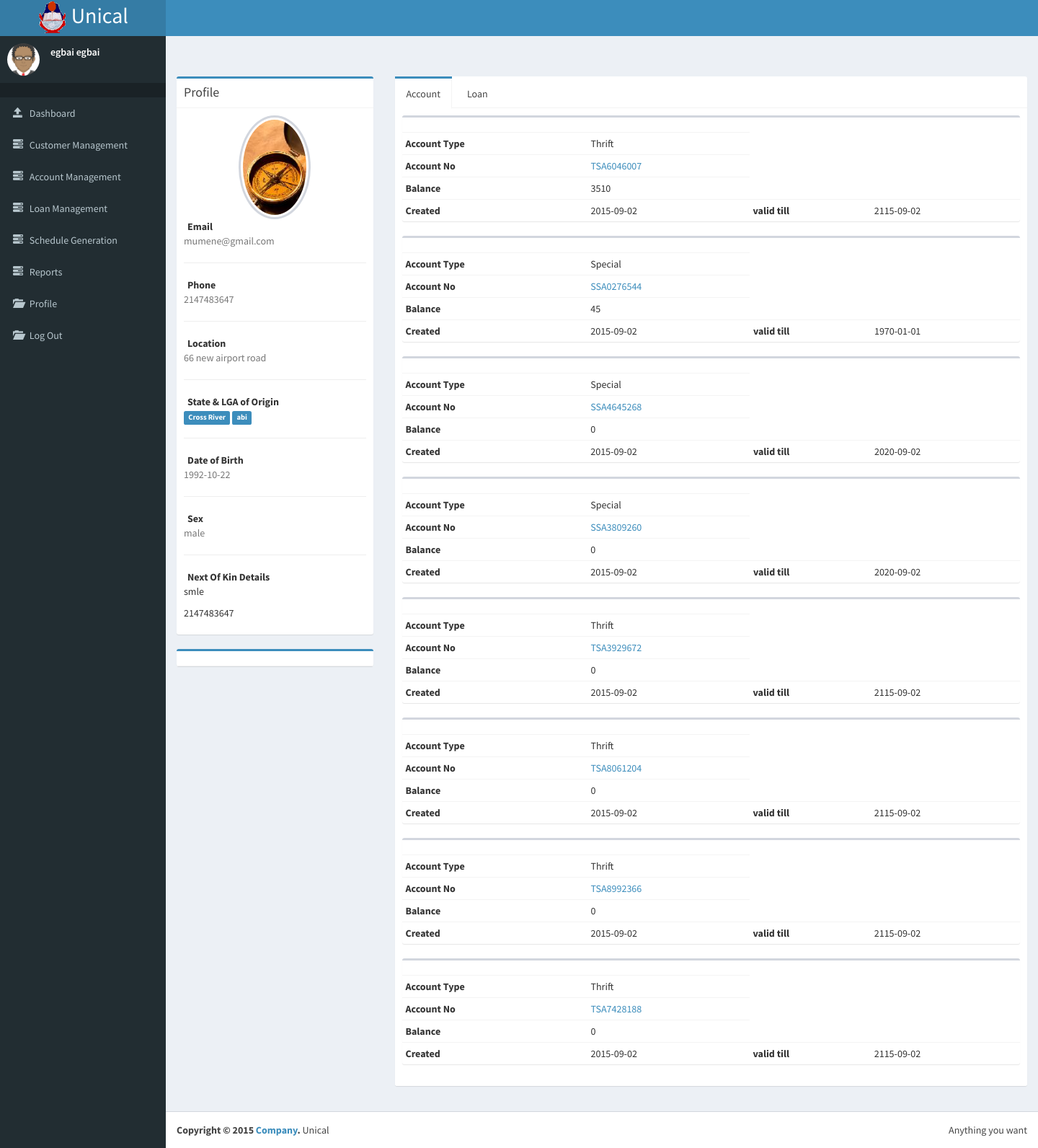
The app's page /teller/index.php?page=../profile_search&id=5 (signed in), older data.
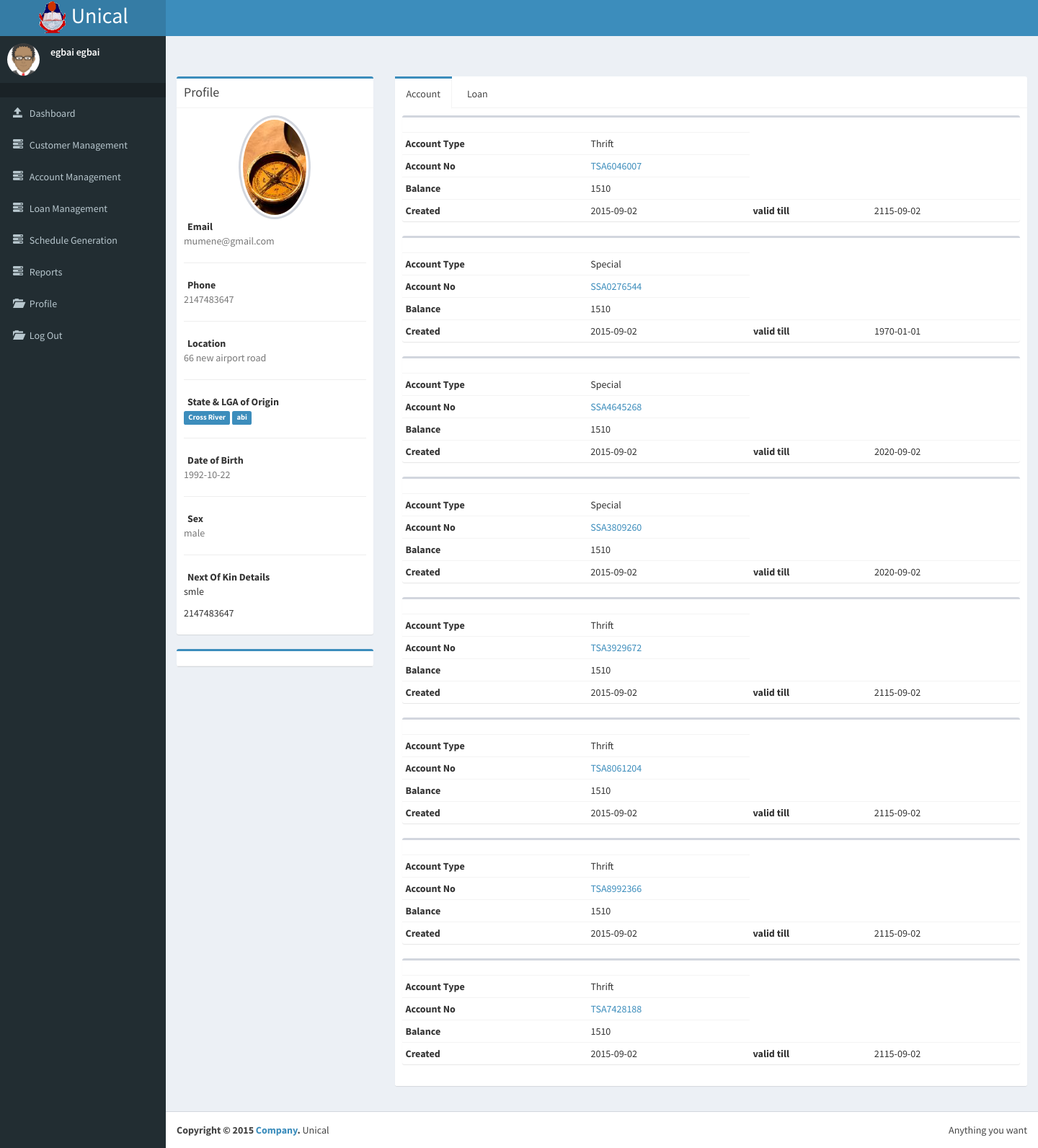
The same page, newer data.
### tables this page shows
CREATE TABLE IF NOT EXISTS `customer` (
`id` int(11) NOT NULL,
  `middle_name` varchar(30) NOT NULL,
  `dob` date NOT NULL,
  `sex` text NOT NULL,
  `img_url` varchar(196) DEFAULT NULL,
  `faculty` int(11) DEFAULT NULL,
  `dept` int(11) DEFAULT NULL,
  `address` text,
  `phone` int(196) DEFAULT NULL,
  `state` text,
  `lga` text,
  `nok_name` text,
  `n_phone` int(11) DEFAULT NULL,
  `reg_date` date NOT NULL,
  `uname` varchar(124) NOT NULL,
  `pwd` text NOT NULL,
  `priviledge` int(124) NOT NULL,
  `email` varchar(124) DEFAULT NULL,
  `title` varchar(20) DEFAULT NULL,
  `surname` varchar(50) NOT NULL,
  `firstname` varchar(50) NOT NULL,
  `employee_no` varchar(124) DEFAULT NULL
);

CREATE TABLE IF NOT EXISTS `account` (
`id` int(11) NOT NULL,
  `emp_id` varchar(124) NOT NULL,
  `balance` float NOT NULL,
  `acct_type` int(14) NOT NULL,
  `d_opened` date NOT NULL,
  `duration` date NOT NULL,
  `acct_no` varchar(124) NOT NULL,
  `save_amt` float NOT NULL,
  `acct_name` varchar(124) NOT NULL,
  `amt_todate` float DEFAULT NULL,
  `department` int(11) NOT NULL
);

### conf/db_connect.php (called while the page is built, shortened)
<?php
function query($string){
$rs = mysql_query($string) or die(mysql_error());
return $rs;
}
function db_pic($id){
  $result = query("SELECT img_url FROM customer WHERE id='$id'");
  $row = mysql_fetch_array($result);
  $img = $row['img_url'];
  if(empty($img)){
  $img = "avatar.png";
  }
  return $img;
}
function name($id){
  $result = query("SELECT * FROM customer WHERE id='$id'");
  $row = mysql_fetch_array($result);
  $name = $row['surname'] ." " . $row['firstname'];
  return $name;
}
?>

### conf/misc.php (called while the page is built, shortened)
<?php
function classUpdate($string){
$class = " ";
    if(isset($_GET['page'])){
    $page =  $_GET['page'];
    return $class;
}
   return $class;
}
?>

### profile_search.php (the view, shortened to what this page needs)
<?php
$id =$_GET['id'];
$result = query("SELECT * FROM customer WHERE id='$id'");
$row = mysql_fetch_array($result);
$email = $row['email'];
$phone = $row['phone'];
$add = $row['address'];
$state = $row['state'];
$lga = $row['lga'];
$sex = $row['sex'];
$dob = $row['dob'];
$n_phone = $row['n_phone'];
$nok_name = $row['nok_name'];
?>
          <div class="row">
            <div class="col-md-3">
              <div class="box box-primary">
                <div class="box-header with-border">
                  <h3 class="box-title">Profile</h3>
                </div>
                <div class="box-body">
                  <img class="profile-user-img img-responsive img-circle" src="../dist/img/<?php echo db_pic($id); ?>" alt="User profile picture">
                  <strong><i class="fa fa-book margin-r-5"></i>  Email</strong>
                  <p class="text-muted">
                    <?php echo $email; ?>
                  </p>
                  <hr>
                  <strong><i class="fa fa-map-marker margin-r-5"></i> Phone</strong>
                  <p class="text-muted"><?php echo $phone; ?></p>
                  <hr>
                  <strong><i class="fa fa-map-marker margin-r-5"></i> Location</strong>
                  <p class="text-muted"><?php echo $add; ?></p>
                  <hr>
                  <strong><i class="fa fa-pencil margin-r-5"></i> State & LGA of Origin</strong>
                  <p>
                    <span class="label label-primary"><?php echo $state; ?></span>
                    <span class="label label-primary"><?php echo $lga; ?></span>
                  </p>
                  <hr>
                  <strong><i class="fa fa-map-marker margin-r-5"></i> Date of Birth</strong>
                  <p class="text-muted"><?php echo $dob; ?></p>
                  <hr>
                  <strong><i class="fa fa-map-marker margin-r-5"></i> Sex</strong>
                  <p class="text-muted"><?php echo $sex; ?></p>
                  <hr>
        <strong><i class="fa fa-pencil margin-r-5"></i> Next Of Kin Details</strong>
          <p>
            <?php echo $nok_name; ?></p>
          <p><?php echo $n_phone; ?>
          </p>
                </div>
              </div>
              <div class="box box-primary">
                <div class="box-header with-border">
                </div>
              </div>
            </div>
            <div class="col-md-9">
              <div class="nav-tabs-custom">
                <ul class="nav nav-tabs">
                  <li class="active"><a href="#account" data-toggle="tab">Account</a></li>
                  <li><a href="#loan" data-toggle="tab">Loan</a></li>
                </ul>
                <div class="tab-content">
                  <div class="active tab-pane" id="account">
                    <?php
                    $id = $_GET['id'];
                    $result = query("SELECT * FROM account WHERE emp_id='$id'");
                    if(mysql_num_rows($result) < 1){
                    echo "<h2>Account information unavailable</h2>";
                    }
                    else{
                    while ($row = mysql_fetch_array($result)) {
                    $type = $row['acct_type'];
                      $acct_type = "Special";
                    if($type == 1){
                      $acct_type = "Thrift";
                    }
                    $acct_no = $row['acct_no'];
                    $balance = $row['balance'];
                    $d_opened = $row['d_opened'];
                    $duration = $row['duration'];
                    ?>
                    <div class="box">
                      <div class="box-header">
                      </div>
                      <div class="box-body no-padding">
                      <table class="table table-condensed">
                          <tr>
                            <th>Account Type</th>
                            <td><?php echo $acct_type;?></td>
                          </tr>
                          <tr>
                            <th>Account No</th>
                            <td><a href="index.php?page=../dep_witd&id=<?php echo $acct_no; ?>"><?php echo $acct_no; ?></a></td>
                           </tr>
                          <tr>
                            <th>Balance</th>
                            <td><?php echo $balance; ?></td>
                          </tr>
                          <tr>
                            <th>Created</th>
                            <td>
                              <?php echo $d_opened; ?>
                            </td>
                            <th>valid till</th>
                            <td>
                              <?php echo $duration; ?>
                            </td>
                          </tr>
                        </table>
                      </div>
                    </div>
                    <?php
                    }
                    }
                     ?>
                  </div>
                </div>
              </div>
            </div>
          </div>

### teller/index.php (shortened to what this page needs)
<!DOCTYPE html>
<?php
include('../conf/db_connect.php');
include ('../conf/misc.php');
$id = $_SESSION['id'];
?>
<html>
  <head>
    <link rel="stylesheet" href="../bootstrap/css/bootstrap.min.css">
    <link rel="stylesheet" href="../dist/css/AdminLTE.min.css">
        <link rel="stylesheet" href="../arrange.css">
    <link rel="stylesheet" href="../dist/css/skins/skin-blue.min.css">
  </head>
  <body class="hold-transition skin-blue sidebar-mini">
    <div class="wrapper">
      <header class="main-header">
        <a href="index2.html" class="logo">
          <h2 style='margin:0px;'>
          <img src="../dist/img/unical.png" height="50px">
          <span>Unical</span>
          </h2>
        </a>
        <nav class="navbar navbar-static-top" role="navigation">
          <a href="#" class="sidebar-toggle" data-toggle="offcanvas" role="button">
          </a>
        </nav>
      </header>
      <aside class="main-sidebar">
        <section class="sidebar">
          <div class="user-panel">
            <div class="pull-left image">
              <img src="../dist/img/<?php echo db_pic($id); ?>" class="img-circle" alt="User Image">
            </div>
            <div class="pull-left info">
              <p><?php echo name($id); ?></p>
              <a href="#"><i class="fa fa-circle text-success"></i></a>
            </div>
          </div>
          <ul class="sidebar-menu">
            <li class="header"></li>
            <li class="<?php echo classUpdate(""); ?>"><a href="index.php"><i class="glyphicon glyphicon-open"></i> <span>Dashboard</span></a></li>
            <li class="treeview">
              <a href="#"><i class="glyphicon glyphicon-tasks"></i> <span>Customer Management</span> <i class="fa fa-angle-left pull-right"></i></a>
            </li>
            <li class="treeview">
              <a href="#"><i class="glyphicon glyphicon-tasks"></i> <span>Account Management</span> <i class="fa fa-angle-left pull-right"></i></a>
            </li>
            <li class="treeview">
              <a href="#"><i class="glyphicon glyphicon-tasks"></i> <span>Loan Management</span> <i class="fa fa-angle-left pull-right"></i></a>
            </li>
            <li class="treeview">
              <a href="#"><i class="glyphicon glyphicon-tasks"></i> <span>Schedule Generation</span> <i class="fa fa-angle-left pull-right"></i></a>
            </li>
            <li class="treeview">
              <a href="#"><i class="glyphicon glyphicon-tasks"></i> <span>Reports</span> <i class="fa fa-angle-left pull-right"></i></a>
            </li>
            <li><a href="index.php?page=profile"><i class="glyphicon glyphicon-folder-open"></i> <span>Profile</span></a></li>
                      <li><a href="../logout.php"><i class="glyphicon glyphicon-folder-open"></i> <span>Log Out</span></a></li>
                      </ul>
        </section>
      </aside>
      <div class="content-wrapper">
        <section class="content-header">
          <h1>
          </h1>
                </section>
        <section class="content">
          <?php
      $page = '';
          if (!empty($_GET['page'])) {
          $page .= $_GET['page'] . '.php';
          include($page);
          }
      else{
      include('../dashboard.php');
      }
      ?>
        </section>
      </div>
      <footer class="main-footer">
        <div class="pull-right hidden-xs">
          Anything you want
        </div>
        <strong>Copyright &copy; 2015 <a href="#">Company</a>.</strong> Unical
      </footer>
    </div>
  </body>
</html>

Row changes from the older to the newer data that the page shows:
changed account "TSA6046007": balance "3510" → "1510"
changed account "SSA0276544": balance "45" → "1510"
changed account "SSA4645268": balance "0" → "1510"
changed account "SSA3809260": balance "0" → "1510"
changed account "TSA3929672": balance "0" → "1510"
changed account "TSA8061204": balance "0" → "1510"
changed account "TSA8992366": balance "0" → "1510"
changed account "TSA7428188": balance "0" → "1510"
